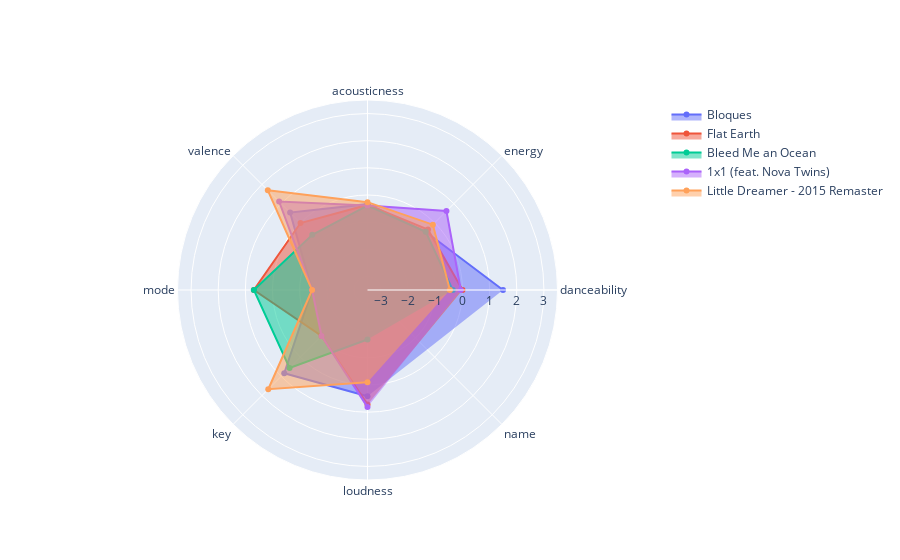

Here is the notebook cell this chart was saved with:
### Code cell
fig = go.Figure()

for num in range(0, 5):
    fig.add_trace(go.Scatterpolar(
          r=norm_df.iloc[num].values,
          theta=attributes.columns,
          fill='toself',
          name=attributes.iloc[num]["name"]
    ))
    
    
fig.update_layout(
  polar=dict(
    radialaxis=dict(
      visible=True,
      range=[-3.5, 3.5]
    )),
  showlegend=True
)

fig.show()

### Figure 1 — Plotly figure (JSON) as saved in the notebook; plotly's stock layout.template omitted (floating-point values rounded to 4 significant figures)
{"data": [{"fill": "toself", "name": "Bloques", "r": [1.492, -0.4664, -0.3368, 0.532, -1.458, 0.8383, 0.4165, "Bloques"], "theta": ["danceability", "energy", "acousticness", "valence", "mode", "key", "loudness", "name"], "type": "scatterpolar"}, {"fill": "toself", "name": "Flat Earth", "r": [0.0009177, -0.3483, -0.3654, -0.009622, 0.686, -1.105, 0.716, "Flat Earth"], "theta": ["danceability", "energy", "acousticness", "valence", "mode", "key", "loudness", "name"], "type": "scatterpolar"}, {"fill": "toself", "name": "Bleed Me an Ocean", "r": [-0.3604, -0.4664, -0.3886, -0.6241, 0.686, 0.5607, -1.675, "Bleed Me an Ocean"], "theta": ["danceability", "energy", "acousticness", "valence", "mode", "key", "loudness", "name"], "type": "scatterpolar"}, {"fill": "toself", "name": "1x1 (feat. Nova Twins)", "r": [-0.06217, 0.6133, -0.3876, 1.105, -1.458, -1.105, 0.8148, "1x1 (feat. Nova Twins)"], "theta": ["danceability", "energy", "acousticness", "valence", "mode", "key", "loudness", "name"], "type": "scatterpolar"}, {"fill": "toself", "name": "Little Dreamer - 2015 Remaster", "r": [-0.4637, -0.09526, -0.2643, 1.693, -1.458, 1.671, -0.1006, "Little Dreamer - 2015 Remaster"], "theta": ["danceability", "energy", "acousticness", "valence", "mode", "key", "loudness", "name"], "type": "scatterpolar"}], "layout": {"polar": {"radialaxis": {"range": [-3.5, 3.5], "visible": true}}, "showlegend": true}}
